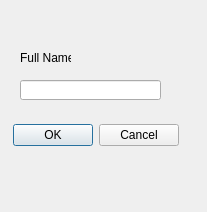
<?xml version="1.0" encoding="UTF-8"?>
<ui version="4.0">
 <class>DeleteWindow</class>
 <widget class="QDialog" name="DeleteWindow">
  <property name="geometry">
   <rect>
    <x>0</x>
    <y>0</y>
    <width>207</width>
    <height>212</height>
   </rect>
  </property>
  <property name="windowTitle">
   <string>Delete existing member</string>
  </property>
  <widget class="QDialogButtonBox" name="buttonBox">
   <property name="geometry">
    <rect>
     <x>0</x>
     <y>110</y>
     <width>191</width>
     <height>51</height>
    </rect>
   </property>
   <property name="orientation">
    <enum>Qt::Horizontal</enum>
   </property>
   <property name="standardButtons">
    <set>QDialogButtonBox::Cancel|QDialogButtonBox::Ok</set>
   </property>
   <property name="centerButtons">
    <bool>true</bool>
   </property>
  </widget>
  <widget class="QLineEdit" name="lineEdit">
   <property name="geometry">
    <rect>
     <x>20</x>
     <y>80</y>
     <width>141</width>
     <height>20</height>
    </rect>
   </property>
  </widget>
  <widget class="QLabel" name="label">
   <property name="geometry">
    <rect>
     <x>20</x>
     <y>50</y>
     <width>51</width>
     <height>16</height>
    </rect>
   </property>
   <property name="text">
    <string>Full Name:</string>
   </property>
  </widget>
 </widget>
 <resources/>
 <connections>
  <connection>
   <sender>buttonBox</sender>
   <signal>accepted()</signal>
   <receiver>DeleteWindow</receiver>
   <slot>accept()</slot>
   <hints>
    <hint type="sourcelabel">
     <x>248</x>
     <y>254</y>
    </hint>
    <hint type="destinationlabel">
     <x>157</x>
     <y>274</y>
    </hint>
   </hints>
  </connection>
  <connection>
   <sender>buttonBox</sender>
   <signal>rejected()</signal>
   <receiver>DeleteWindow</receiver>
   <slot>reject()</slot>
   <hints>
    <hint type="sourcelabel">
     <x>316</x>
     <y>260</y>
    </hint>
    <hint type="destinationlabel">
     <x>286</x>
     <y>274</y>
    </hint>
   </hints>
  </connection>
 </connections>
</ui>
